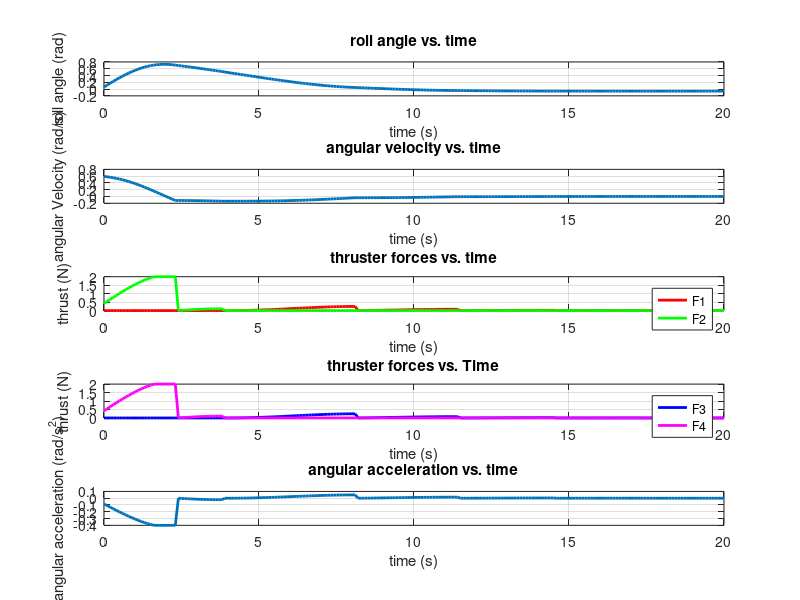

This chart was generated by the following MATLAB code:
Kp = 0.4;
Kd = 0.1;
Ki = 0.1;

theta_dot = 0.6;
theta_dot_desired = 0;
theta = 0;

F1 = 0;
F2 = 0;
F3 = 0;
F4 = 0;

r = 1.0;
I = 10.0;
thrust_max = 2;

dt = 0.1;
t_end = 20;
time_steps = 0:dt:t_end;

theta_vals = zeros(size(time_steps));
theta_dot_vals = zeros(size(time_steps));
angular_acceleration_vals = zeros(size(time_steps));
F1_vals = zeros(size(time_steps));
F2_vals = zeros(size(time_steps));
F3_vals = zeros(size(time_steps));
F4_vals = zeros(size(time_steps));

previous_error = 0;
integral = 0;

for i = 1:length(time_steps)
    e_theta_dot = theta_dot_desired - theta_dot;
    integral = integral + e_theta_dot * dt;
    derivative = (e_theta_dot - previous_error) / dt;
    F_total = Kp * e_theta_dot + Kd * derivative + Ki * integral;

    if F_total < 0
        F2 = F2 - F_total / 2;
        F4 = F4 - F_total / 2;
        F1 = 0;
        F3 = 0;
    else
        F1 = F1 + F_total / 2;
        F3 = F3 + F_total / 2;
        F2 = 0;
        F4 = 0;
    end
    
    F1 = min(F1,thrust_max);
    F2 = min(F2,thrust_max);
    F3 = min(F3,thrust_max);
    F4 = min(F4,thrust_max);

    net_torque = r * (F1 - F2 + F3 - F4);
    angular_acceleration = net_torque / I;
    theta_dot = theta_dot + angular_acceleration * dt;
    theta = theta + theta_dot * dt;

    theta_vals(i) = theta;
    theta_dot_vals(i) = theta_dot;
    angular_acceleration_vals(i) = angular_acceleration;
    F1_vals(i) = F1;
    F2_vals(i) = F2;
    F3_vals(i) = F3;
    F4_vals(i) = F4;

    previous_error = e_theta_dot;
end

disp(theta_dot_vals(1:100))

figure;
subplot(5, 1, 1);
plot(time_steps, theta_vals, 'LineWidth', 2);
xlabel('time (s)');
ylabel('roll angle (rad)');
title('roll angle vs. time');
grid on;

subplot(5, 1, 2);
plot(time_steps, theta_dot_vals, 'LineWidth', 2);
xlabel('time (s)');
ylabel('angular Velocity (rad/s)');
title('angular velocity vs. time');
grid on;

subplot(5, 1, 3);
plot(time_steps, F1_vals, 'r', 'LineWidth', 2); hold on;
plot(time_steps, F2_vals, 'g', 'LineWidth', 2);
xlabel('time (s)');
ylabel('thrust (N)');
title('thruster forces vs. time');
legend('F1', 'F2');
grid on;

subplot(5, 1, 4);
plot(time_steps, F3_vals, 'b', 'LineWidth', 2); hold on;
plot(time_steps, F4_vals, 'm', 'LineWidth', 2);
xlabel('time (s)');
ylabel('thrust (N)');
title('thruster forces vs. Time');
legend('F3', 'F4');
grid on;

subplot(5, 1, 5);
plot(time_steps, angular_acceleration_vals, 'LineWidth', 2);
xlabel('time (s)');
ylabel('angular acceleration (rad/s^2)');
title('angular acceleration vs. time');
grid on;